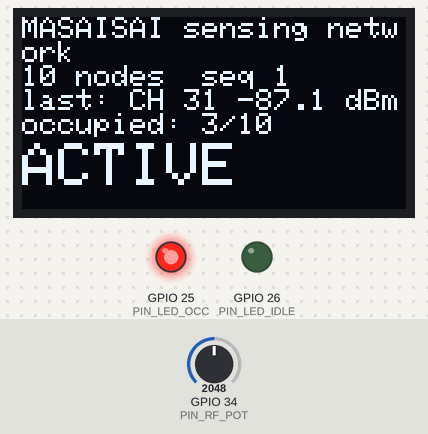
Simulated run of this program. Board: ESP32. On the bench: 128×64 one-colour display, output pins drawn as LEDs (lit = HIGH). Inputs (shaded band) come from the test bench; at power-on: GPIO 34 (PIN_RF_POT) = 2048. WiFi joins after 1.5 s; servers stay silent unless stated; random numbers use the default seed unless the program sets one; no MQTT or app messages arrive unless stated; what the program prints to the serial monitor is not drawn.

Above: at 3.7 s.
3.8 s: GPIO 34 (PIN_RF_POT) set to 1732
At 6.6 s:
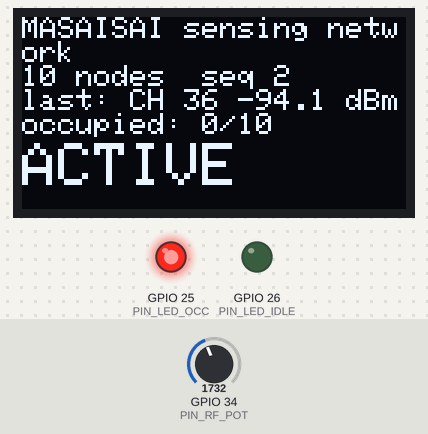
6.8 s: GPIO 34 (PIN_RF_POT) set to 1673
At 9.6 s:
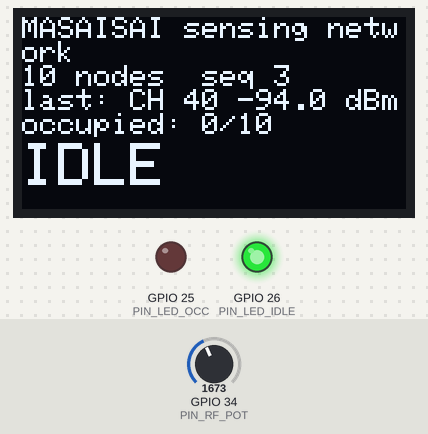
9.8 s: GPIO 34 (PIN_RF_POT) set to 2047
At 12.4 s:
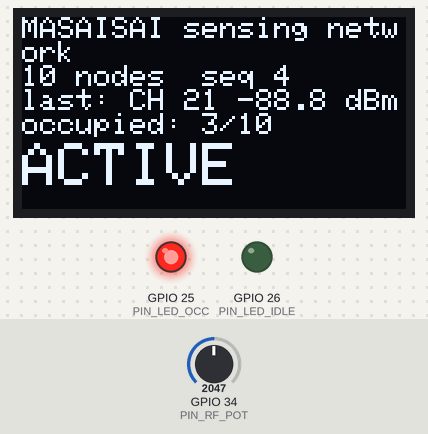
Timing chart, 0 to 13.9 s (numbered marks = the images above; inputs shaded):
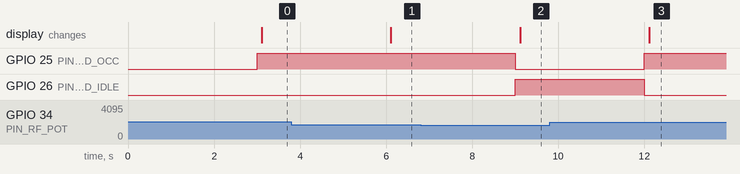

Measured:
- the behaviour switches between 1707 and 1706 on GPIO 34 (PIN_RF_POT) (found by bisection; images 1 and 2)
- after the input at 6.8 s, GPIO 25 (PIN_LED_OCC): HIGH → LOW after 2.2 s; GPIO 26 (PIN_LED_IDLE): LOW → HIGH after 2.2 s
- after the input at 9.8 s, GPIO 25 (PIN_LED_OCC): LOW → HIGH after 2.2 s; GPIO 26 (PIN_LED_IDLE): HIGH → LOW after 2.2 s

The program:

main.cpp
```cpp
#include <Arduino.h>
/*
 * MASAISAI Phase-1 sensing node (Wokwi simulation)
 * ------------------------------------------------
 * One physical Wokwi ESP32 simulates a NETWORK of NUM_NODES independent
 * sensing nodes (matches the proposal's "network of low-cost RF sensing
 * nodes" story without needing NUM_NODES separate simulator instances):
 *   - The slide potentiometer stands in for the licensed broadcaster's TX
 *     power as seen region-wide. Slide up = broadcaster transmitting.
 *   - Each simulated node has its own fixed path-loss ATTEN_DB offset
 *     (0-18 dB), mirroring the per-node attenuation model
 *     src/sensing_sim.py trains the occupancy model on - nodes further
 *     from the broadcaster see weaker RSSI for the same underlying
 *     occupancy state, exactly like real deployment geometry would.
 *   - Each node also scans the UHF DTT channel list independently
 *     (offset starting position), so the dashboard shows a live,
 *     staggered multi-node/multi-channel scan.
 *   - OLED + LEDs reflect the shared underlying broadcaster state read
 *     from the pot (not any one simulated node individually).
 *
 * MQTT topic:  masaisai/sensing/<node_id>  (one publish per node per tick)
 * Publish period: every 3 seconds, all NUM_NODES nodes publish each tick.
 */

#include <WiFi.h>
#include <PubSubClient.h>
#include <Adafruit_GFX.h>
#include <Adafruit_SSD1306.h>

// ---------- Config ----------
const char* WIFI_SSID  = "Wokwi-GUEST";
const char* WIFI_PASS  = "";

const char* MQTT_HOST  = "38.247.146.172";   // MASAISAI VPS
const int   MQTT_PORT  = 1883;
const char* MQTT_USER  = "masaisai_node";
const char* MQTT_PASSW = "CHANGE_ME_NODE_PASSWORD";   // set after VPS setup - never commit the real one

// ---------- Simulated node network ----------
const int NUM_NODES = 10;
const char* NODE_IDS[NUM_NODES] = {
  "wokwi-node-01", "wokwi-node-02", "wokwi-node-03", "wokwi-node-04", "wokwi-node-05",
  "wokwi-node-06", "wokwi-node-07", "wokwi-node-08", "wokwi-node-09", "wokwi-node-10",
};
// Fixed per-node path-loss offset (dB) - simulates each node sitting at a
// different distance from the broadcaster. Deterministic (not random per
// boot) so the demo is reproducible run to run.
const float NODE_ATTEN_DB[NUM_NODES] = {0, 2, 4, 6, 8, 10, 12, 14, 16, 18};

// Each node scans across these UHF DTT channels in turn (same CH21-CH40
// range the occupancy model was trained on - see src/sensing_sim.py
// CHANNELS), one channel per publish cycle, round-robin. Nodes start at
// staggered offsets so they aren't all reading the same channel at once.
const int CHANNELS[]   = {21, 23, 27, 31, 36, 40};
const int NUM_CHANNELS = sizeof(CHANNELS) / sizeof(CHANNELS[0]);
int channelIdx[NUM_NODES];

const int PIN_RF_POT   = 34;   // slide pot = RF energy on channel
const int PIN_LED_OCC  = 25;   // red: channel occupied
const int PIN_LED_IDLE = 26;   // green: channel idle

// Energy-detection threshold, mirroring sensing_sim.py's model:
// idle floor around -95 dBm, active broadcast around -55 dBm.
const float OCCUPIED_THRESHOLD_DBM = -75.0;

Adafruit_SSD1306 display(128, 64, &Wire, -1);
WiFiClient espClient;
PubSubClient mqtt(espClient);

unsigned long lastPublish = 0;
int readingId = 0;

float readRssiDbm(float attenDb) {
  // Map pot 0..4095 -> -100 dBm .. -40 dBm (region-wide broadcaster signal),
  // then apply this node's fixed path-loss offset, plus small sensor noise.
  int raw = analogRead(PIN_RF_POT);
  float base = -100.0 + (raw / 4095.0) * 60.0;
  float noise = (random(-150, 150)) / 100.0;  // +/-1.5 dB sensor noise
  return base - attenDb + noise;
}

float sensingConfidence(float rssi) {
  // Confidence drops near the decision threshold (ambiguous zone),
  // mirroring the fail-safe design in constraint_engine.py
  float dist = fabs(rssi - OCCUPIED_THRESHOLD_DBM);
  float conf = 0.55 + (dist / 40.0);
  if (conf > 0.99) conf = 0.99;
  return conf;
}

void connectWifi() {
  WiFi.begin(WIFI_SSID, WIFI_PASS);
  while (WiFi.status() != WL_CONNECTED) { delay(300); }
}

void connectMqtt() {
  while (!mqtt.connected()) {
    String cid = String("wokwi-gateway-") + String(random(0xffff), HEX);
    if (!mqtt.connect(cid.c_str(), MQTT_USER, MQTT_PASSW)) delay(1000);
  }
}

void setup() {
  Serial.begin(115200);
  pinMode(PIN_LED_OCC, OUTPUT);
  pinMode(PIN_LED_IDLE, OUTPUT);
  for (int i = 0; i < NUM_NODES; i++) channelIdx[i] = i % NUM_CHANNELS;
  Wire.begin(21, 22);
  display.begin(SSD1306_SWITCHCAPVCC, 0x3C);
  display.clearDisplay();
  display.setTextColor(SSD1306_WHITE);
  display.setTextSize(1);
  display.setCursor(0, 0);
  display.println("MASAISAI node boot...");
  display.display();

  connectWifi();
  mqtt.setServer(MQTT_HOST, MQTT_PORT);
  connectMqtt();
}

void loop() {
  if (WiFi.status() != WL_CONNECTED) connectWifi();
  if (!mqtt.connected()) connectMqtt();
  mqtt.loop();

  if (millis() - lastPublish >= 3000) {
    lastPublish = millis();
    readingId++;

    // Region-wide broadcaster state, read once per tick so every node's
    // occupancy call is consistent with the others this cycle.
    int potRaw = analogRead(PIN_RF_POT);
    float baseRssi = -100.0 + (potRaw / 4095.0) * 60.0;
    bool broadcasterActive = baseRssi > OCCUPIED_THRESHOLD_DBM;
    digitalWrite(PIN_LED_OCC, broadcasterActive ? HIGH : LOW);
    digitalWrite(PIN_LED_IDLE, broadcasterActive ? LOW : HIGH);

    int occupiedCount = 0;
    int lastChannel = 0;
    float lastRssi = 0;

    for (int i = 0; i < NUM_NODES; i++) {
      int channel = CHANNELS[channelIdx[i]];
      channelIdx[i] = (channelIdx[i] + 1) % NUM_CHANNELS;

      float rssi = readRssiDbm(NODE_ATTEN_DB[i]);
      bool occupied = rssi > OCCUPIED_THRESHOLD_DBM;
      float conf = sensingConfidence(rssi);
      if (occupied) occupiedCount++;

      char payload[220];
      snprintf(payload, sizeof(payload),
        "{\"node_id\":\"%s\",\"channel\":%d,\"rssi_dbm\":%.1f,"
        "\"occupied\":%d,\"sensing_confidence\":%.2f,\"seq\":%d}",
        NODE_IDS[i], channel, rssi, occupied ? 1 : 0, conf, readingId);

      char topic[64];
      snprintf(topic, sizeof(topic), "masaisai/sensing/%s", NODE_IDS[i]);
      mqtt.publish(topic, payload);
      Serial.println(payload);
      mqtt.loop();

      lastChannel = channel;
      lastRssi = rssi;
    }

    display.clearDisplay();
    display.setCursor(0, 0);
    display.println("MASAISAI sensing network");
    display.print(NUM_NODES); display.print(" nodes  seq "); display.println(readingId);
    display.print("last: CH "); display.print(lastChannel);
    display.print(" "); display.print(lastRssi, 1); display.println(" dBm");
    display.print("occupied: "); display.print(occupiedCount);
    display.print("/"); display.println(NUM_NODES);
    display.setTextSize(2);
    display.setCursor(0, 42);
    display.println(broadcasterActive ? "ACTIVE" : "IDLE");
    display.setTextSize(1);
    display.display();
  }
}
```
